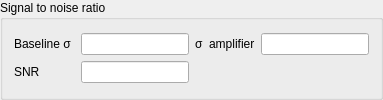
            <widget class="CollapsibleGroupBox" name="qbp_signalToNoiseRatio">
             <property name="title">
              <string>Signal to noise ratio</string>
             </property>
             <layout class="QVBoxLayout" name="verticalLayout_15">
              <item>
               <layout class="QGridLayout" name="gridLayout_10">
                <item row="0" column="1">
                 <widget class="FloatingValueLineEdit" name="qle_SNRbaselineSigma">
                  <property name="readOnly">
                   <bool>true</bool>
                  </property>
                 </widget>
                </item>
                <item row="0" column="0">
                 <widget class="QLabel" name="ql_SNRbaselineSigma">
                  <property name="text">
                   <string>Baseline σ </string>
                  </property>
                 </widget>
                </item>
                <item row="0" column="3">
                 <widget class="FloatingValueLineEdit" name="qle_SNRsigmaAmplifier"/>
                </item>
                <item row="0" column="2">
                 <widget class="QLabel" name="ql_SNRamplifier">
                  <property name="text">
                   <string>σ  amplifier</string>
                  </property>
                 </widget>
                </item>
                <item row="1" column="0">
                 <widget class="QLabel" name="ql_SNRsnr">
                  <property name="text">
                   <string>SNR</string>
                  </property>
                 </widget>
                </item>
                <item row="1" column="1">
                 <widget class="FloatingValueLineEdit" name="qle_SNRsnr">
                  <property name="readOnly">
                   <bool>true</bool>
                  </property>
                 </widget>
                </item>
               </layout>
              </item>
             </layout>
            </widget>
